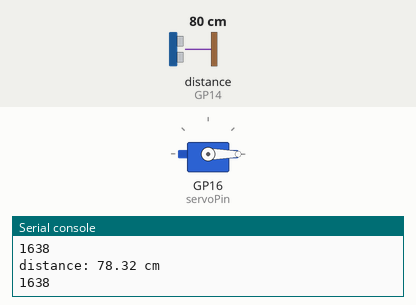
Recording of a program running on a simulated Raspberry Pi Pico running MicroPython. On the bench: servo, the last lines printed to the serial console. Inputs (shaded band) come from the test bench; at power-on: distance to the obstacle (sensor on GP14) 80 cm. The echo pulse lasts 58.3 µs per cm; servo angles are drawn from the pulse width (0.5 ms = 0°, 2.5 ms = 180°).

Above: at 1.2 s.
1.3 s: distance to the obstacle (sensor on GP14) set to 13 cm
2.8 s: distance to the obstacle (sensor on GP14) set to 10 cm
At 4.4 s:
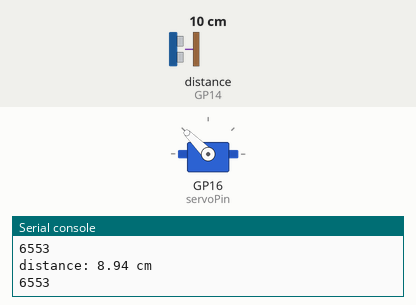
4.7 s: distance to the obstacle (sensor on GP14) set to 18 cm
At 5.9 s:
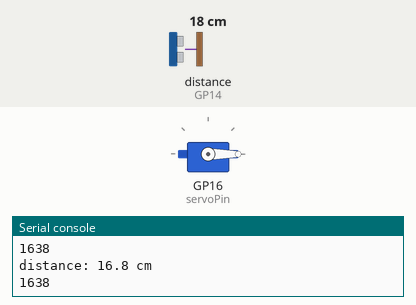
6.3 s: distance to the obstacle (sensor on GP14) set to 2 cm
At 7.3 s:
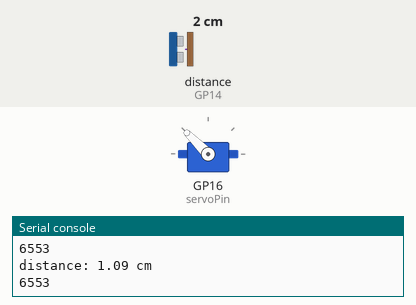
Timing chart, 0 to 8.9 s (numbered marks = the images above; inputs shaded):
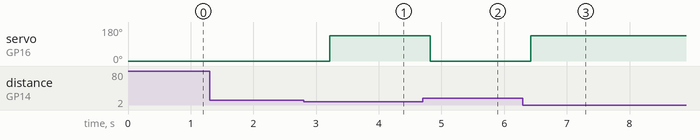

Measured:
- the behaviour switches between 12 and 11 cm on distance to the obstacle (sensor on GP14) (found by bisection; images 0 and 1)
- after the input at 2.8 s, servo on GP16 (servoPin): 0° → 135° after 0.42 s
- after the input at 4.7 s, servo on GP16 (servoPin): 135° → 0° after 0.12 s
- after the input at 6.3 s, servo on GP16 (servoPin): 0° → 135° after 0.12 s

The program:

pj03_PWD_duojj_2.py
```python
# Raspberry Pi Pico 超声波 电位器 控制舵机
'''
伺服电机红线连接到 Pico Vbus 引脚（5V）
伺服电机棕色线连接到 Pico GND
伺服电机黄线连接到 Pico PWM 引脚（GP16）
电位器 GND 连接到 Pico GND
电位器 VCC 连接到 Pico 3.3V
电位器中间引脚连接到 Pico ADC 引脚（GP28）
'''

from machine import Pin, PWM, ADC #import libraries for Pin, PWM, ADC
import time

# HC-SR04# 超声波测距仪
trig = machine.Pin(15,machine.Pin.OUT)
echo = machine.Pin(14,machine.Pin.IN)

# 超声波 距离计算
def distance():
    trig.value(1)
    time.sleep_us(10)
    trig.value(0)
    while echo.value() == 0:
        pass
    while echo.value() == 1:
        ts = time.ticks_us()
        while echo.value() == 1:
            pass
        te = time.ticks_us()
        tc = te - ts
        distance = round((tc*170)/10000, 2)
    return distance
#adc = ADC(Pin(28)) #set Potentiometer analog input from GP28 pin

servoPin = PWM(Pin(16)) #set servo pwm output to GP16 pin
servoPin.freq(50) #set servo frequency 50
'''
servoPin.duty_u16(4915)  # 4915是90度
sleep(2)
servoPin.duty_u16(8192)  # 8192是180度
sleep(2)
servoPin.duty_u16(1638)  # 1638是0度
sleep(2)
'''
def servo(degrees): #rotate servo arm to degrees position
  # limit degrees beteen 0 and 180
  if degrees > 180: degrees=180
  if degrees < 0: degrees=0
  # set max and min duty
  maxDuty=8192
  minDuty=1638
  # new duty is between min and max duty in proportion to its value
  newDuty=minDuty+(maxDuty-minDuty)*(degrees/180)
  print(int(newDuty))
  # newDuty = 1638
  # servo PWM value is set
  servoPin.duty_u16(int(newDuty))

while True:
  # 读取ADC电位器数值
  #value=adc.read_u16() #read Potentiometer value
  #print(value)
  #degree=value*180/65500 #convert Potentiometer value to a servo position angle
  '''
  value = 0  # 角度 取ADC电位数值时需换算成角度
  servo(value) #rotate servo to that angle
  sleep(0.3)
  '''

  dist = distance()
  print('distance:', dist, 'cm')
  if dist < 10:
    servo(135)
  if dist >= 10:
    servo(0)
  time.sleep(0.8)
```
